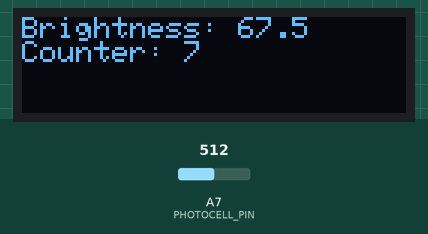
Recording of a sketch running on a simulated Arduino Nano, built with avr-gcc and run on an emulated ATmega328P. Shown: 128×32 one-colour display. The test bench sets the inputs (shaded band); at power-on: A7 (PHOTOCELL_PIN) = 512. No radio packets arrive unless stated.

Above: at 1.2 s.
1.3 s: A7 (PHOTOCELL_PIN) set to 716
At 1.62 s:
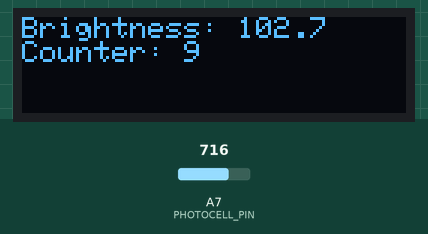
3.0 s: A7 (PHOTOCELL_PIN) set to 900
At 3.22 s:
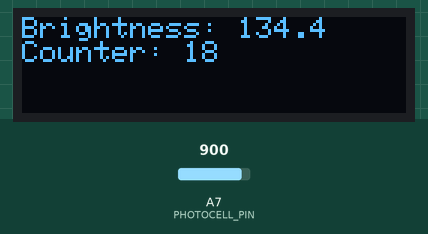
4.6 s: A7 (PHOTOCELL_PIN) set to 1023
At 4.81 s:
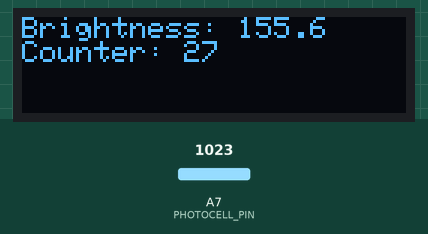
Timing chart, 0 to 7.6 s (numbered marks = the images above; inputs shaded):
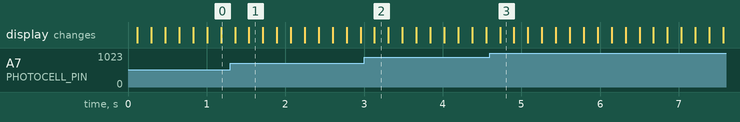

The sketch:

arduino-nano-433mhz-rf-transmitter-oled-display.ino
```cpp
/*
 * 433 MHz RF transmitter with an OLED readout
 *
 * Reads a photocell on A7, converts it to a brightness percentage, and sends
 * that plus a packet counter over a 433 MHz ASK module. The OLED shows the value
 * as it leaves, so a transmitter that has quietly stopped sending is obvious.
 *
 * Board: Arduino Nano (ATmega328P, old bootloader) — A7 exists on the Nano only
 */

#include <Wire.h>
#include <Adafruit_GFX.h>
#include <Adafruit_SSD1306.h>
#include <RH_ASK.h>
#ifdef RH_HAVE_HARDWARE_SPI
#include <SPI.h>   // RadioHead needs it compiled even when unused
#endif

#define SCREEN_WIDTH   128
#define SCREEN_HEIGHT  32
#define OLED_RESET     -1
#define OLED_ADDRESS   0x3C

#define PHOTOCELL_PIN  A7
#define PHOTOCELL_DARK  120     // raw reading in darkness
#define PHOTOCELL_BRIGHT 700    // raw reading in full light

#define TX_SPEED       2000
#define TX_PIN         2
#define TX_RX_PIN      4
#define TX_PTT_PIN     5

Adafruit_SSD1306 display(SCREEN_WIDTH, SCREEN_HEIGHT, &Wire, OLED_RESET);
RH_ASK driver(TX_SPEED, TX_RX_PIN, TX_PIN, TX_PTT_PIN);

// The exact bytes that go over the air. Keep transmitter and receiver identical.
struct Reading {
  float brightness;
  unsigned long counter;
};

Reading reading;

void setup() {
  Serial.begin(9600);

  setupDisplay();

  if (!driver.init()) {
    printOled("433 driver failed");
  }
}

void loop() {
  int raw = analogRead(PHOTOCELL_PIN);
  int mapped = map(raw, PHOTOCELL_DARK, PHOTOCELL_BRIGHT, 0, 1000);

  reading.brightness = mapped / 10.0;
  reading.counter++;

  uint8_t buffer[sizeof(reading)];
  memcpy(buffer, &reading, sizeof(reading));

  driver.send(buffer, sizeof(reading));
  driver.waitPacketSent();

  printOled("Brightness: " + String(reading.brightness, 1) +
            "\nCounter: " + String(reading.counter));

  delay(100);
}

bool setupDisplay() {
  if (!display.begin(SSD1306_SWITCHCAPVCC, OLED_ADDRESS)) {
    Serial.println("SSD1306 not found");
    return false;
  }
  display.clearDisplay();
  display.display();
  return true;
}

void printOled(const String &text) {
  display.clearDisplay();
  display.setTextSize(1);
  display.setTextColor(SSD1306_WHITE);
  display.setCursor(0, 0);
  display.print(text);
  display.display();
}
```
